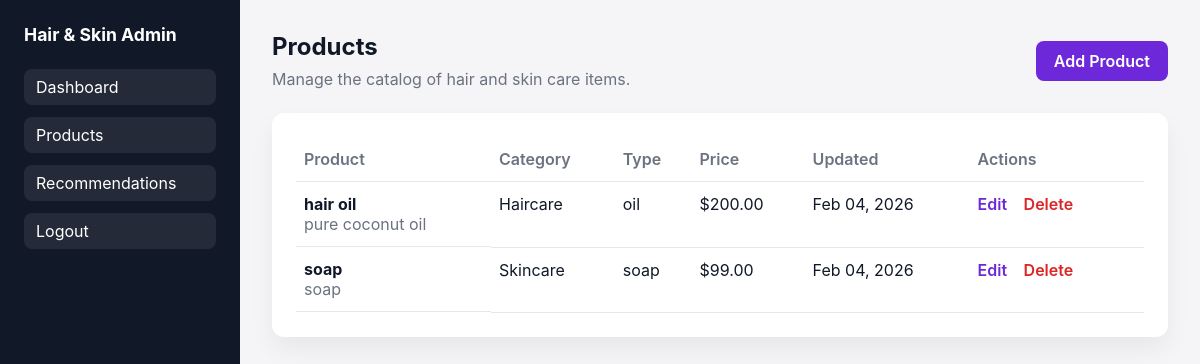
Screenshot of /products/ (signed in) with the database file from the repository.
### catalog/models.py (models this page shows, shortened)
class Product(models.Model):
    CATEGORY_CHOICES = [
        ("skincare", "Skincare"),
        ("haircare", "Haircare"),
    ]
    name = models.CharField(max_length=150)
    category = models.CharField(max_length=30, choices=CATEGORY_CHOICES)
    product_type = models.CharField(max_length=120)
    description = models.TextField()
    ingredients = models.TextField()
    price = models.DecimalField(max_digits=8, decimal_places=2)
    image = models.ImageField(upload_to="products/", blank=True, null=True)
    created_at = models.DateTimeField(auto_now_add=True)
    updated_at = models.DateTimeField(auto_now=True)

### catalog/views.py (the view)
# urls.py: path("products/", views.product_list, name="product_list"),
@login_required
def product_list(request):
    products = Product.objects.order_by("name")
    return render(request, "catalog/product_list.html", {"products": products})

### catalog/templates/catalog/product_list.html (shortened to what this page needs)
{% extends 'base.html' %}
{% block content %}
<section class="page-header">
    <div>
        <h1>Products</h1>
        <p>Manage the catalog of hair and skin care items.</p>
    </div>
    <a class="button" href="{% url 'product_create' %}">Add Product</a>
</section>
<section class="table-card">
    <table>
        <thead>
            <tr>
                <th>Product</th>
                <th>Category</th>
                <th>Type</th>
                <th>Price</th>
                <th>Updated</th>
                <th>Actions</th>
            </tr>
        </thead>
        <tbody>
            {% for product in products %}
            <tr>
                <td class="row-title">
                    <div>
                        <strong>{{ product.name }}</strong>
                        <div class="muted">{{ product.description|truncatechars:70 }}</div>
                    </div>
                </td>
                <td>{{ product.get_category_display }}</td>
                <td>{{ product.product_type }}</td>
                <td>${{ product.price }}</td>
                <td>{{ product.updated_at|date:"M d, Y" }}</td>
                <td class="actions">
                    <a href="{% url 'product_update' product.pk %}">Edit</a>
                    <a class="danger" href="{% url 'product_delete' product.pk %}">Delete</a>
                </td>
            </tr>
            {% empty %}
            <tr>
                <td colspan="6" class="muted">No products yet. Add your first product to get started.</td>
            </tr>
            {% endfor %}
        </tbody>
    </table>
</section>
{% endblock %}

### static/css/styles.css (style rules this page uses)
:root { color-scheme: light; font-family: "Inter", system-ui, sans-serif; --primary: #6d28d9; --primary-dark: #4c1d95; --bg: #f5f5f7; --card: #ffffff; --text: #111827; --muted: #6b7280; --danger: #dc2626; --border: #e5e7eb; }
* { box-sizing: border-box; }
body { margin: 0; background: var(--bg); color: var(--text); }
.page-header { display: flex; align-items: center; justify-content: space-between; margin-bottom: 24px; gap: 16px; }
h1, h2, h3 { margin: 0 0 8px 0; }
p { margin: 0; color: var(--muted); }
.card, .table-card { background: var(--card); border-radius: 12px; padding: 24px; box-shadow: 0 12px 24px rgba(17, 24, 39, 0.06); margin-bottom: 24px; }
.button { background: var(--primary); color: white; border: none; padding: 10px 18px; border-radius: 8px; text-decoration: none; display: inline-flex; align-items: center; justify-content: center; font-weight: 600; }
.table-card table { width: 100%; border-collapse: collapse; }
.table-card th, .table-card td { text-align: left; padding: 12px 8px; border-bottom: 1px solid var(--border); vertical-align: top; }
.table-card th { color: var(--muted); font-weight: 600; }
.row-title { display: flex; align-items: center; gap: 12px; }
.actions a { margin-right: 12px; color: var(--primary); text-decoration: none; font-weight: 600; }
.actions a.danger { color: var(--danger); }
.muted { color: var(--muted); }

### rows the page displays
Product: name "hair oil", description "pure coconut oil", category "Haircare", product_type "oil", price "200.00", updated_at "Feb 04, 2026"
Product: name "soap", description "soap", category "Skincare", product_type "soap", price "99.00", updated_at "Feb 04, 2026"
